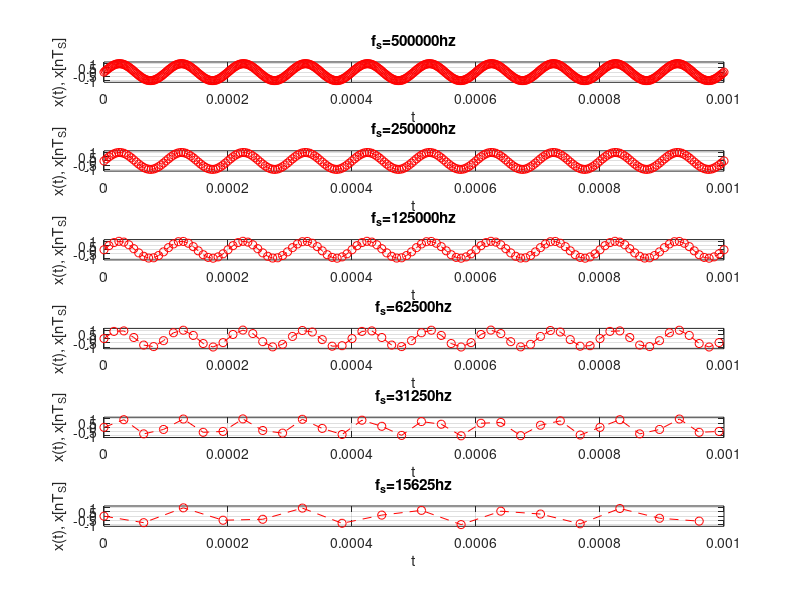

Reproduce this figure in MATLAB.
f=10000
tempo=0:1/(100*f):10/f;
sinal=sin(2*pi*f*tempo);

%f1
fs1=500000;
Ts1=1/fs1;
t_sample1=0:Ts1:max(tempo);
N1=length(t_sample1);
n1=0:1:N1-1;
sinal_sample1=sin(2*pi*f.*t_sample1);
%f2
fs2=250000;
Ts2=1/fs2;
t_sample2=0:Ts2:max(tempo);
N2=length(t_sample2);
n2=0:1:N2-1;
sinal_sample2=sin(2*pi*f.*t_sample2);
%f3
fs3=125000;
Ts3=1/fs3;
t_sample3=0:Ts3:max(tempo);
N3=length(t_sample3);
n3=0:1:N3-1;
sinal_sample3=sin(2*pi*f.*t_sample3);
%f4
fs4=62500;
Ts4=1/fs4;
t_sample4=0:Ts4:max(tempo);
N4=length(t_sample4);
n4=0:1:N4-1;
sinal_sample4=sin(2*pi*f.*t_sample4);
%f5
fs5=31250;
Ts5=1/fs5;
t_sample5=0:Ts5:max(tempo);
N5=length(t_sample5);
n5=0:1:N5-1;
sinal_sample5=sin(2*pi*f.*t_sample5);
%f6
fs6=15625;
Ts6=1/fs6;
t_sample6=0:Ts6:max(tempo);
N6=length(t_sample6);
n6=0:1:N6-1;
sinal_sample6=sin(2*pi*f.*t_sample6);

figure(1)
subplot(6,1,1);
plot(t_sample1,sinal_sample1,'r--o');
title('f_s=500000hz');
axis([0 max(tempo) -1.2 1.2])
xlabel('t');
ylabel('x(t), x[nT_S]')
grid on

subplot(6,1,2);
plot(t_sample2,sinal_sample2,'r--o');
title(['f_s=250000hz']);
axis([0 max(tempo) -1.2 1.2])
xlabel('t');
ylabel('x(t), x[nT_S]')
grid on

subplot(6,1,3);
plot(t_sample3,sinal_sample3,'r--o');
title(['f_s=125000hz']);
axis([0 max(tempo) -1.2 1.2])
xlabel('t');
ylabel('x(t), x[nT_S]')
grid on

subplot(6,1,4);
plot(t_sample4,sinal_sample4,'r--o');
title(['f_s=62500hz']);
axis([0 max(tempo) -1.2 1.2])
xlabel('t');
ylabel('x(t), x[nT_S]')
grid on

subplot(6,1,5);
plot(t_sample5,sinal_sample5,'r--o');
title(['f_s=31250hz']);
axis([0 max(tempo) -1.2 1.2])
xlabel('t');
ylabel('x(t), x[nT_S]')
grid on

subplot(6,1,6);
plot(t_sample6,sinal_sample6,'r--o');
title(['f_s=15625hz']);
axis([0 max(tempo) -1.2 1.2])
xlabel('t');
ylabel('x(t), x[nT_S]')
grid on



